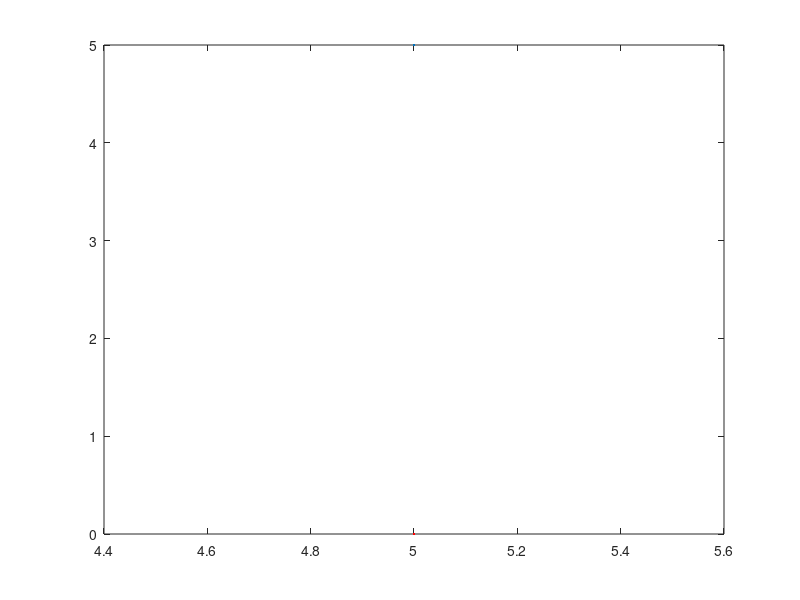

MATLAB code for this plot:
clear all

% programa para graficar funciones y encontrar raizes aproximadas

%ingrese el valor del intervalo
a=input('ingrese el valor minimo del intervalo: ');
b=input('ingrese el valor maximo del intervalo: ');
%ingrese una funcion deseada de variable x punto a punto(sin colocar este
%ultimo en las sumas o restas)
u=input('ingrese la funcion de variable x: ','s');

%hacemos la funcion dependiente de x
f=inline(u);

x=a:0.1:b;
z=zeros(size(x));
plot(x,f(x));
hold on
plot(x,z,'r');
